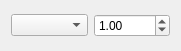
<?xml version="1.0" encoding="UTF-8"?>
<ui version="4.0">
 <class>LinePatternPathPart</class>
 <widget class="QWidget" name="LinePatternPathPart">
  <property name="geometry">
   <rect>
    <x>0</x>
    <y>0</y>
    <width>181</width>
    <height>51</height>
   </rect>
  </property>
  <property name="windowTitle">
   <string>Form</string>
  </property>
  <layout class="QHBoxLayout" name="horizontalLayout">
   <item>
    <widget class="QComboBox" name="type"/>
   </item>
   <item>
    <widget class="QDoubleSpinBox" name="value">
     <property name="suffix">
      <string/>
     </property>
     <property name="maximum">
      <double>999.000000000000000</double>
     </property>
     <property name="value">
      <double>1.000000000000000</double>
     </property>
    </widget>
   </item>
  </layout>
 </widget>
 <resources/>
 <connections/>
</ui>
